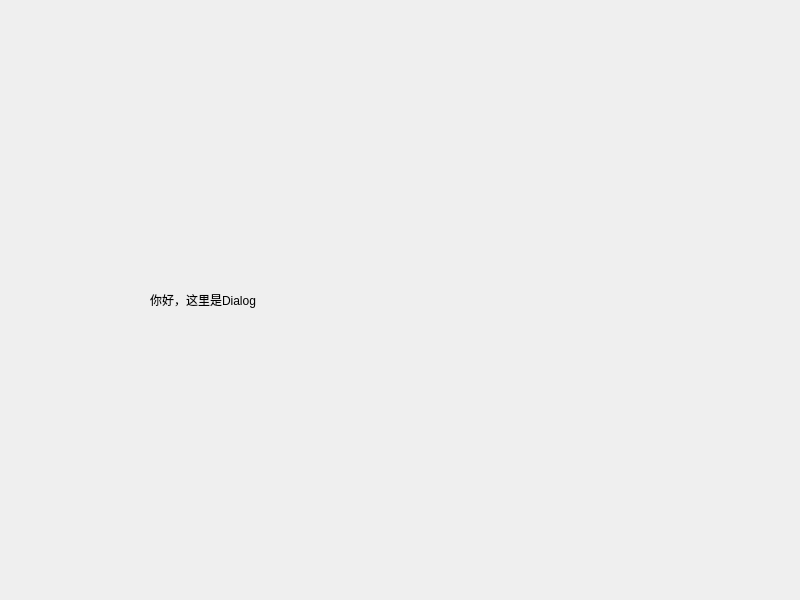
<?xml version="1.0" encoding="UTF-8"?>
<ui version="4.0">
 <class>Dialog</class>
 <widget class="QDialog" name="Dialog">
  <property name="geometry">
   <rect>
    <x>0</x>
    <y>0</y>
    <width>800</width>
    <height>600</height>
   </rect>
  </property>
  <property name="minimumSize">
   <size>
    <width>800</width>
    <height>600</height>
   </size>
  </property>
  <property name="windowTitle">
   <string>Dialog</string>
  </property>
  <layout class="QHBoxLayout" name="horizontalLayout_2">
   <item>
    <layout class="QHBoxLayout" name="horizontalLayout">
     <item>
      <spacer name="horizontalSpacer">
       <property name="orientation">
        <enum>Qt::Horizontal</enum>
       </property>
       <property name="sizeHint" stdset="0">
        <size>
         <width>40</width>
         <height>20</height>
        </size>
       </property>
      </spacer>
     </item>
     <item>
      <widget class="QLabel" name="label">
       <property name="minimumSize">
        <size>
         <width>500</width>
         <height>200</height>
        </size>
       </property>
       <property name="styleSheet">
        <string notr="true">font: 57 45pt &quot;Ubuntu&quot;;
</string>
       </property>
       <property name="text">
        <string>你好，这里是Dialog</string>
       </property>
      </widget>
     </item>
     <item>
      <spacer name="horizontalSpacer_2">
       <property name="orientation">
        <enum>Qt::Horizontal</enum>
       </property>
       <property name="sizeHint" stdset="0">
        <size>
         <width>40</width>
         <height>20</height>
        </size>
       </property>
      </spacer>
     </item>
    </layout>
   </item>
  </layout>
 </widget>
 <resources/>
 <connections/>
</ui>
